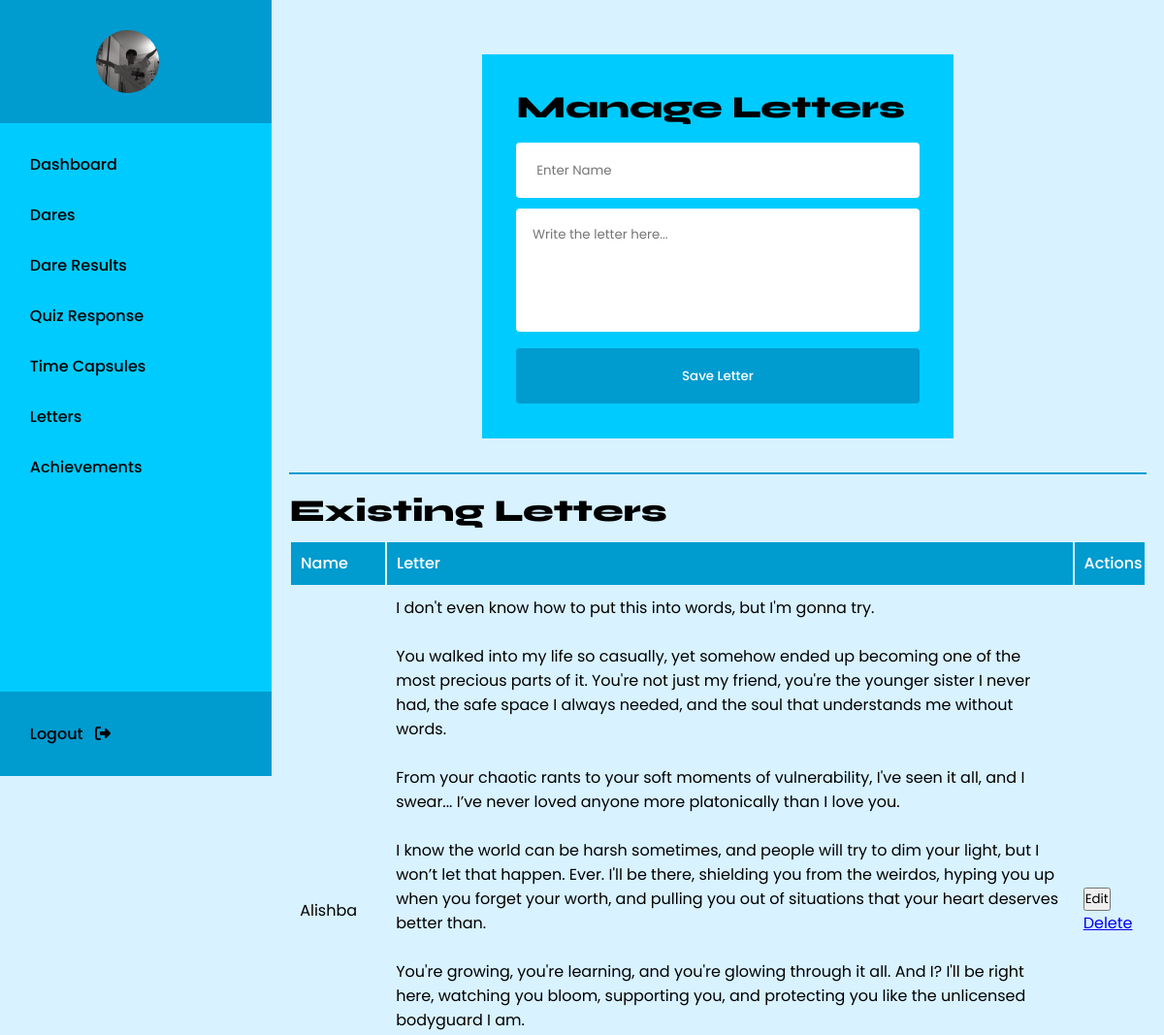
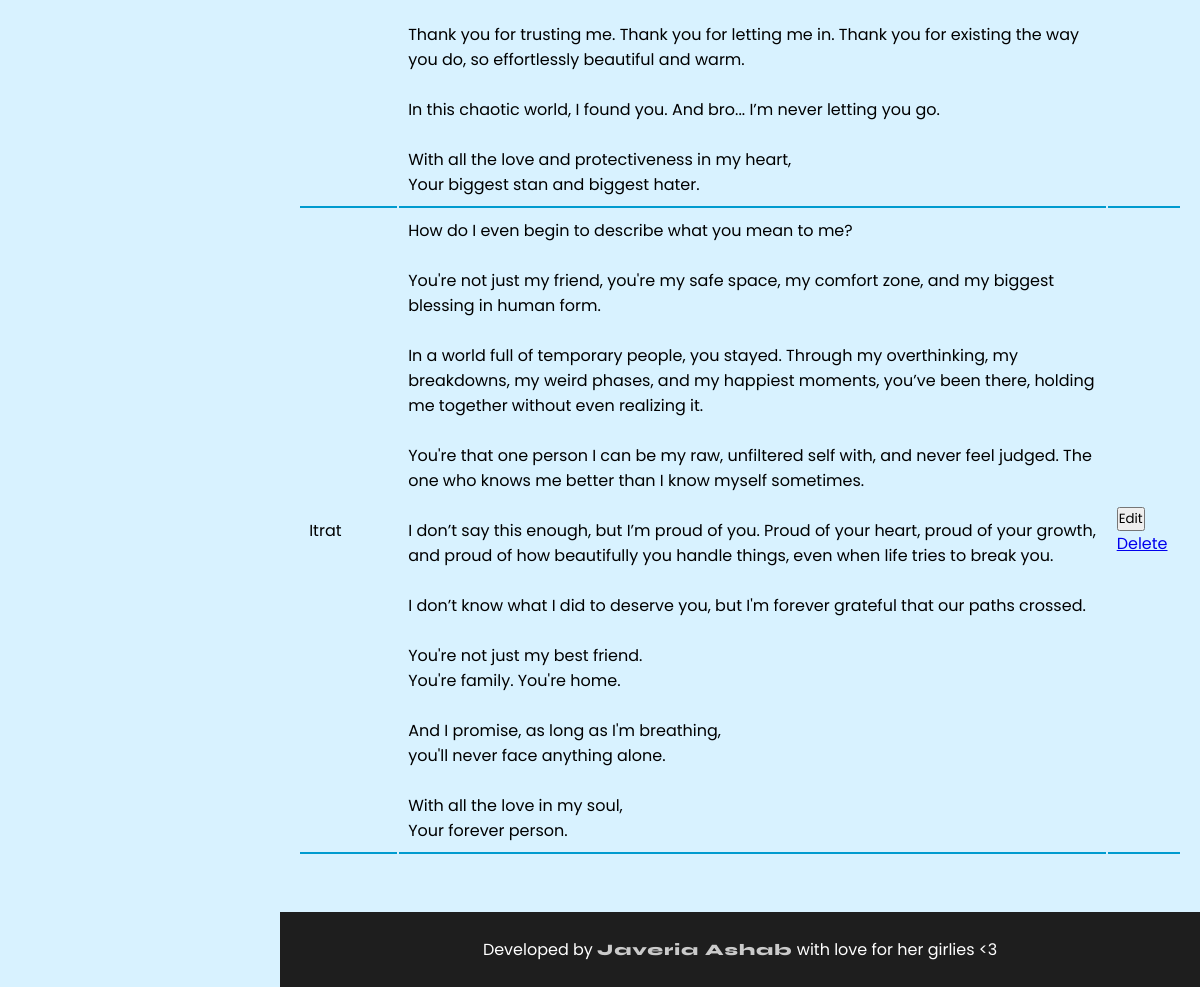
Screenshot of /admin/letters.php with the database file from the repository (2 pictures, top to bottom).
### tables this page shows
CREATE TABLE `letters` (
  `id` int(11) NOT NULL,
  `name` varchar(255) NOT NULL,
  `sender` varchar(127) NOT NULL DEFAULT 'Javeria',
  `salutation` varchar(127) NOT NULL DEFAULT 'Dear',
  `signature` varchar(127) NOT NULL DEFAULT '- J',
  `title` varchar(127) NOT NULL DEFAULT 'Slaylentine',
  `body` text NOT NULL
);

### admin/letters.php (the view, shortened to what this page needs)
<?php
include("../config.php");
$letters = $conn->query("SELECT * FROM letters");
?>
<!DOCTYPE html>
<html lang="en">
<head>
    <link rel="stylesheet" href="./style.css">
</head>
<body>
    <?php include("./header.php") ?>
    <main>
    <div class="acheivement-form">
        <form method="post">
            <h1 class="syne-custom">Manage Letters</h1>
            <input type="text" name="name" id="letter-name" placeholder="Enter Name" required>
            <textarea name="letter" id="letter-content" placeholder="Write the letter here..." required></textarea>
            <button type="submit">Save Letter</button>
        </form>
        <div class="achievements">
        <h1 class="syne-custom">Existing Letters</h1>
        <table>
    <tr>
        <th style="width: 97px;">Name</th>
        <th>Letter</th>
        <th>Actions</th>
    </tr>
    <?php while ($row = $letters->fetch_assoc()): ?>
    <tr>
        <td><?php echo htmlspecialchars($row['name']); ?></td>
        <td><?php echo nl2br(htmlspecialchars($row['body'])); ?></td>
        <td>
            <button onclick="editLetter(
                '<?= $row['id']; ?>',
                `<?= htmlspecialchars($row['name'], ENT_QUOTES); ?>`,
                `<?= htmlspecialchars($row['body'], ENT_QUOTES); ?>`
            )">Edit</button>
            <a href="delete_letter.php?id=<?php echo $row['id']; ?>" onclick="return confirm('Are you sure?')">Delete</a>
        </td>
    </tr>
    <?php endwhile; ?>
</table>
        </div>
        </div>
    <?php include("./footer.php") ?>
    </main>
</body>
</html>

### admin/style.css (style rules this page uses)
* { margin: 0; padding: 0; box-sizing: border-box; font-family: 'Poppins', sans-serif; }
:root { --lightest: #D8F2FF; --light02: #84E4F7; --light01: #5ADEFF; --light: #00CBFE; --sky-blue: #00BDFE; }
body { background: var(--lightest); width: 100%; display: flex; }
.syne-custom { font-family: "Syne", sans-serif; font-optical-sizing: auto; font-weight: 800; font-style: normal; }
main { flex-grow: 1; margin-left: 35vh; }
.acheivement-form, .dare-container { width: 100%; height: 100%; display: flex; justify-content: center; align-items: center; flex-direction: column; padding: 2%; }
.acheivement-form form, .dare-container form { width: 55%; display: flex; justify-content: center; align-items: flex-start; flex-direction: column; background: var(--light); padding: 4%; }
.acheivement-form form input[type="text"], .acheivement-form form input[type="number"] { width: 100%; height: 57px; outline: none; border: none; border-radius: 4px; padding: 5%; background: white; margin-top: 17px; }
.acheivement-form textarea { width: 100%; height: 127px; text-wrap: wrap; outline: none; border: none; border-radius: 4px; padding: 4%; margin-top: 11px; resize: none; }
.acheivement-form form button, .dare-container form button { width: 100%; height: 57px; outline: none; border: none; border-radius: 4px; background: #009bcf; color: white; font-weight: 500; cursor: pointer; transition: all 0.3s ease-in-out; margin-top: 17px; }
.achievements { width: 100%; border-top: solid 2px #009bcf; margin-top: 4%; padding-top: 2%; }
table { width: 100%; margin-top: 11px; }
table th { font-weight: 500; background: #009bcf; color: white; padding: 1.1%; text-align: left; }
table td { padding: 1%; border-bottom: solid 2px #009bcf; min-width: 67px; }

### rows the page displays
letters: name "Alishba", body "I don't even know how to put this into words, but I'm gonna try. You walked into my life so casually, yet somehow ended up becoming one of the most precious parts of it. You're not just my friend, you're the younger sister I never had, the safe space I always needed, and the soul that understands me without words. From your chaotic rants to your soft moments of vulnerability, I've seen it all, and I swear... I’ve never loved anyone more platonically than I love you. I know the world can be harsh sometimes, and people will try to dim your light, but I won’t let that happen. Ever. I'll be there, shielding you from the weirdos, hyping you up when you forget your worth, and pulling you out of…"
letters: name "Itrat", body "How do I even begin to describe what you mean to me? You're not just my friend, you're my safe space, my comfort zone, and my biggest blessing in human form. In a world full of temporary people, you stayed. Through my overthinking, my breakdowns, my weird phases, and my happiest moments, you’ve been there, holding me together without even realizing it. You're that one person I can be my raw, unfiltered self with, and never feel judged. The one who knows me better than I know myself sometimes. I don’t say this enough, but I’m proud of you. Proud of your heart, proud of your growth, and proud of how beautifully you handle things, even when life tries to break you. I don’t know what I did to…"
